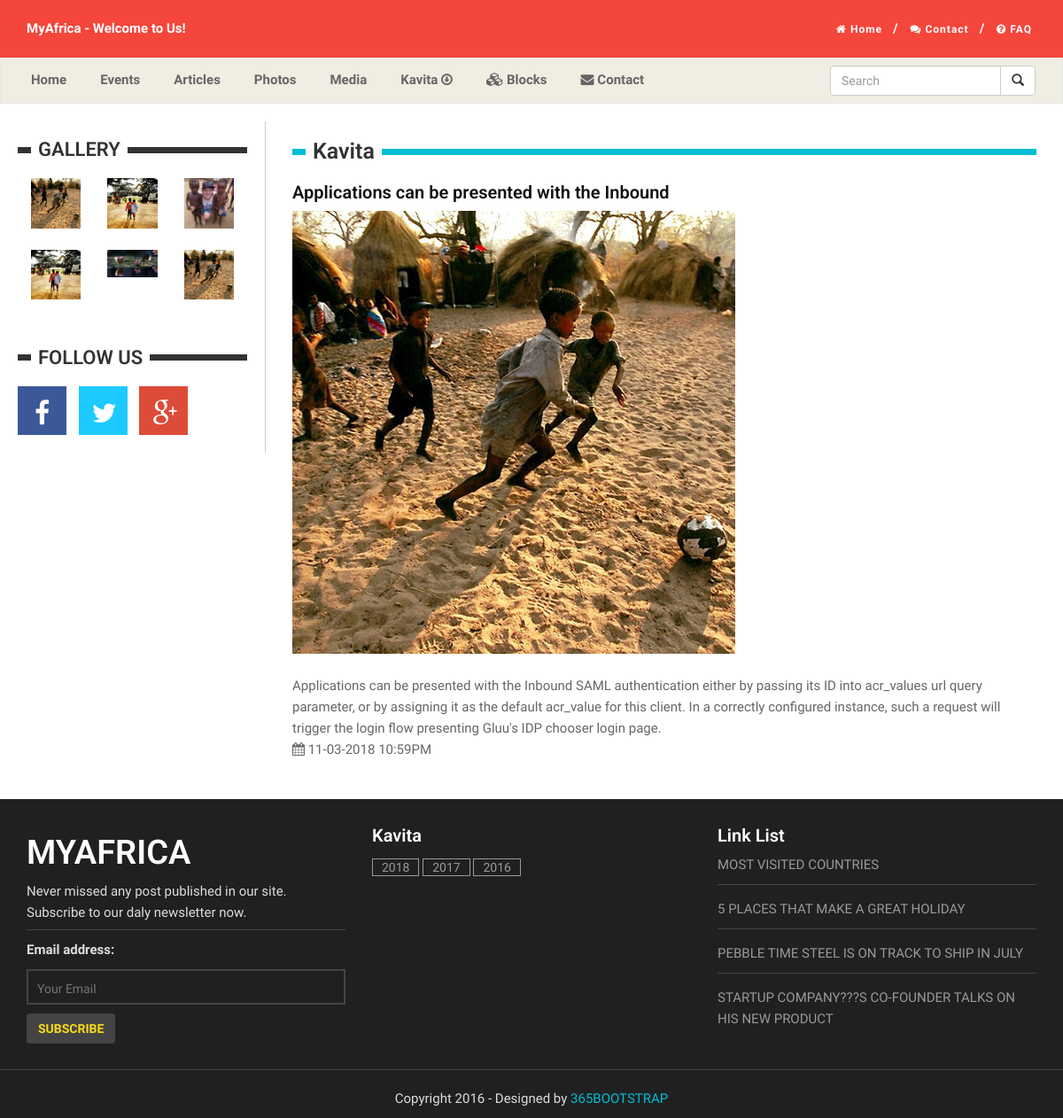
Page /kavita-more.php?url=applications-can-be-presented-with-the-inbound on the committed database.
### tables this page shows
CREATE TABLE `tbl_kavita` (
  `id` int(11) NOT NULL,
  `title` text,
  `url` varchar(200) DEFAULT NULL,
  `category` varchar(20) DEFAULT NULL,
  `publish_date` varchar(50) DEFAULT NULL,
  `update_date` varchar(20) DEFAULT NULL,
  `file_name` varchar(100) DEFAULT NULL,
  `description` text,
  `status` int(11) DEFAULT '1',
  `sort_order` int(11) DEFAULT '0'
);

CREATE TABLE `tbl_photo_gallery` (
  `photo_id` int(11) NOT NULL,
  `photo_caption` varchar(255) NOT NULL,
  `photo_file` varchar(255) NOT NULL,
  `publish_date` varchar(50) DEFAULT NULL,
  `photo_date` varchar(255) NOT NULL,
  `photo_category` varchar(250) NOT NULL,
  `photo_status` int(11) DEFAULT '1',
  `sort_order` int(11) DEFAULT NULL
);

### includes/classes/sitedata.cls.php (called while the page is built, shortened)
<?php
class SiteData	{
	var $oDb;
	function SiteData()	{
		$this->oDb = new WADB(SYSTEM_DBHOST, SYSTEM_DBNAME, SYSTEM_DBUSER, SYSTEM_DBPWD);
		return TRUE;
	}
	function getData($sSql)	{
		$hData  = $this->oDb->selectRecords($sSql);
		$iNumOfItems = $this->oDb->getNumberOfRecords();
		$ahomeData = array('NO_OF_ITEMS'=>$iNumOfItems, 'oDATA'=>$hData);
		return $ahomeData ;
	}
}
?>

### includes/functions/common.php (called while the page is built, shortened)
<?php
function inText($str) {
	$str = addslashes(strip_tags($str));
	return $str;
}
function outText($str) {
	$str = stripslashes($str);
	return $str;
}
?>

### includes/classes/kavita.cls.php (called while the page is built, shortened)
<?php
class Kavita extends SiteData {
	function getKavitaByUrl($url) {
		$url = inText($url);
		$sql = "SELECT * from ".KAVITA." where url = '$url' and status = 1";
		$res = $this->getData($sql);
		return $res;
	}
}
?>

### includes/classes/db.cls.php (called while the page is built, shortened)
<?php
class WADB
	{
		public $iNoOfRecords;
		public $bSelectRecords;
		private $oDbLink;
		function WADB ($sDbHost, $sDbName, $sDbUser, $sDbPwd)
		{
			$this->oDbLink = mysqli_connect ($sDbHost, $sDbUser, $sDbPwd,$sDbName) or die ("MySQL DB could not be connected");
		}
		function selectRecords($sSqlQuery)
		{
			$this->oQueryResult = mysqli_query($this->oDbLink, $sSqlQuery) or die(mysqli_error($this->oDbLink));
			$this->iNoOfRecords = mysqli_num_rows($this->oQueryResult);
			if ($this->iNoOfRecords > 0) {
				while ($oRow = mysqli_fetch_assoc($this->oQueryResult)) {
					$this->bSelectRecords[] = $oRow;
				}
			}
			$this->aArrRec = $this->bSelectRecords;
			return $this->aArrRec;
		}
		function getNumberOfRecords () {
			return $this->iNoOfRecords;
		}
	}
?>

### includes/classes/PhotoGalleries.cls.php (called while the page is built, shortened)
<?php
class PhotoGalleries extends SiteData {
	function getPhotosLimit($id) {
		$id = (int)$id;
		$sql = "SELECT * from ".PHOTO_GALLERYS." where photo_category = '$id' order by photo_id desc LIMIT 0,6";
		$res = $this->getData($sql);
		return $res;
	}
}
?>

### kavita-more.php (the view, shortened to what this page needs)
<?php
require_once("includes/classes/db.cls.php");
require_once("includes/classes/sitedata.cls.php");
require_once("includes/functions/common.php");
require_once("includes/classes/Kavita.cls.php");
$kavitaObj = new Kavita();
if(isset($_REQUEST['url']) and !empty($_REQUEST['url'])){
	$k_url = $_REQUEST['url'];
}
$res_kavita = $kavitaObj->getKavitaByUrl($k_url);
?>
<!DOCTYPE html>
<html lang="en">
<head>
    <link rel="stylesheet" href="css/bootstrap.min.css"  type="text/css">
    <link rel="stylesheet" href="css/style.css">
    <link rel="stylesheet" href="font-awesome-4.4.0/css/font-awesome.min.css"  type="text/css">
</head>
<body class="index-page">
<header>
	<?php include("includes/header.php");?>
</header>
    <?php include("includes/nav.php");?>
	<div id="page-content" class="index-page">
		<div class="clearfix no-gutter">
			<div class="col-md-9 fix-right">
<div class="col-md-12">
<?php
if($_GET['url'])	{
$publish_date = outText($res_kavita['oDATA'][0]['publish_date']);
$title = outText($res_kavita['oDATA'][0]['title']);
$description = $res_kavita['oDATA'][0]['description'];
$file_name = outText($res_kavita['oDATA'][0]['file_name']);
?>
<div class="col-sm-12">
<div class="tag-title">
					<h2>Kavita</h2>
				</div>
					<h6><?php echo $title ;?></h6>
							<div class="zoom-container"><img src="documents/<?php echo $file_name;?>"/></div>
								<div class="clearfix">&nbsp;</div>
								<p><?php echo $description ;?></p>
								<div><i class="fa fa-calendar"></i> <?php echo $publish_date ;?>  </div>
					</div>
			</div>
<?php }?>
			</div>
			<div id="sidebar" class="col-md-3 fix-left">
				<?php include("includes/sidebar.php");?>
			</div>
	<?php include("includes/footer.php");?>
</body>
</html>

### includes/sidebar.php (shortened to what this page needs)
<?php
require_once("includes/classes/kavita.cls.php");
require_once("includes/classes/PhotoGalleries.cls.php");
$phoObj = new PhotoGalleries();
$res_gallery = $phoObj->getPhotosLimit(62);
$total_gallery = $res_gallery['NO_OF_ITEMS'];
?>
				<div class="widget wid-vid">
					<div class="heading">
						<h4>Gallery</h4>
					</div>
					<div class="content">
					<?php
for($i=0;$i<$total_gallery;$i++) {
$photo_file = outText($res_gallery['oDATA'][$i]['photo_file']);
$image = "photo/".$photo_file;
?>
<div class="col-md-4">
<a href="photos.php">
									<div class="zoom-container">
									<img src="<?=$image?>" alt="<?=$photo_caption?>" title="<?=$photo_caption?>"  />
								<div class="clearfix">&nbsp;</div>
								</div>
								</a>
								</div>
<?php } ?>
					</div>
				</div>
				<div class="widget wid-follow">
					<div class="heading"><h4>Follow Us</h4></div>
					<div class="content">
						<ul class="list-inline">
							<li>
								<a href="facebook.com/">
									<div class="box-facebook">
										<span class="fa fa-facebook fa-2x"></span>
									</div>
								</a>
							</li>
							<li>
								<a href="facebook.com/">
									<div class="box-twitter">
										<span class="fa fa-twitter fa-2x"></span>
									</div>
								</a>
							</li>
							<li>
								<a href="facebook.com/">
									<div class="box-google">
										<span class="fa fa-google-plus fa-2x"></span>
									</div>
								</a>
							</li>
						</ul>
					</div>
				</div>
			</div>
		</div>

### css/style.css (style rules this page uses)
body { font-family: 'Ek Mukta', sans-serif;color: #666;background: #fff ;font-size: 15px;line-height: 1.6em;font-weight: 400; }
html, body { width:100%; padding:0; margin:0; }
html { -webkit-text-size-adjust: none; }
img { max-width:100%; height: auto;width: auto\9; }
h2 { font-size: 36px; }
h4 { font-size: 28px; }
h6 { font-size: 20px; }
h1,h2,h3,h4,h5,h6 { font-family: 'Roboto', sans-serif;font-weight: 600;color: #111; }
p { margin: 0 0 20px; }
a { color: #01BDD5; -webkit-transition: all .2s ease-in-out; -moz-transition: all .2s ease-in-out; transition: all .2s ease-in-out; }
.clearfix:after, .clearfix:before { clear: both; content: '\0020'; display: block; visibility: hidden; width: 0; height: 0; }
.no-gutter > [class*=col-] { padding: 0; }
.fix-left { float: left !important; }
.fix-right { float: right !important; }
#page-content { padding: 0; }
#page-content.index-page, #page-content.single-page, #page-content.archive-page { margin-top: 20px; }
.tag-title { background: url(../images/title-tag.png) repeat-x center center ;margin:20px 0; }
.tag-title h2 { font-size: 25px;padding: 0px 8px;background-color: #fff;display: inline-block;margin: 0 0 0 15px;color: #333; }
.widget { border-right: 1px solid #ccc;padding:10px 20px; }
.widget:after, .widget:before { clear: both; content: '\0020'; display: block; visibility: hidden; width: 0; height: 0; }
.widget ul li { list-style:none; }
.widget .heading { background: url(../images/title.png) repeat-x center center;margin-bottom: 10px; }
.widget .heading h4 { font-size: 22px;padding: 0px 8px;background-color: #fff;display: inline-block;margin-left: 15px;color: #333;text-transform: uppercase; }
.box-facebook, .box-twitter, .box-google { width: 55px; height: 55px;;color: #fff;text-align: center;padding: 15px; }
.box-facebook { background-color:#3B5998 }
.box-twitter { background-color:#1DCAFF }
.box-google { background-color:#DD4B39 }
.box-facebook span, .box-twitter span, .box-google span { display: block;line-height: 1; }
.zoom-container { position: relative; overflow: hidden; display: inline-block; font-size: 15px; vertical-align: top; box-sizing: border-box; -moz-box-sizing: border-box; -webkit-box-sizing: border-box; }
.zoom-container img { display: block; width: 100%; height: auto; -webkit-transition: all .5s ease; -moz-transition: all .5s ease; -ms-transition: all .5s ease; -o-transition: all .5s ease; transition: all .5s ease; }
.article h6, p { padding:0px; margin:0px; }

### rows in the picture
tbl_kavita: title "Applications can be presented with the Inbound", file_name (picture), description "Applications can be presented with the Inbound SAML authentication either by passing its ID into acr_values url query parameter, or by assigning it as the default acr_value for this client. In a correctly configured instance, such a request will trigger the login flow presenting Gluu's IDP chooser login page.", publish_date "11-03-2018 10:59PM"
tbl_photo_gallery: photo_file (picture)
tbl_photo_gallery: photo_file (picture)
tbl_photo_gallery: photo_file (picture)
tbl_photo_gallery: photo_file (picture)
tbl_photo_gallery: photo_file (picture)
tbl_photo_gallery: photo_file (picture)

### other values in the picture
$category "2018"
$category "2017"
$category "2016"
